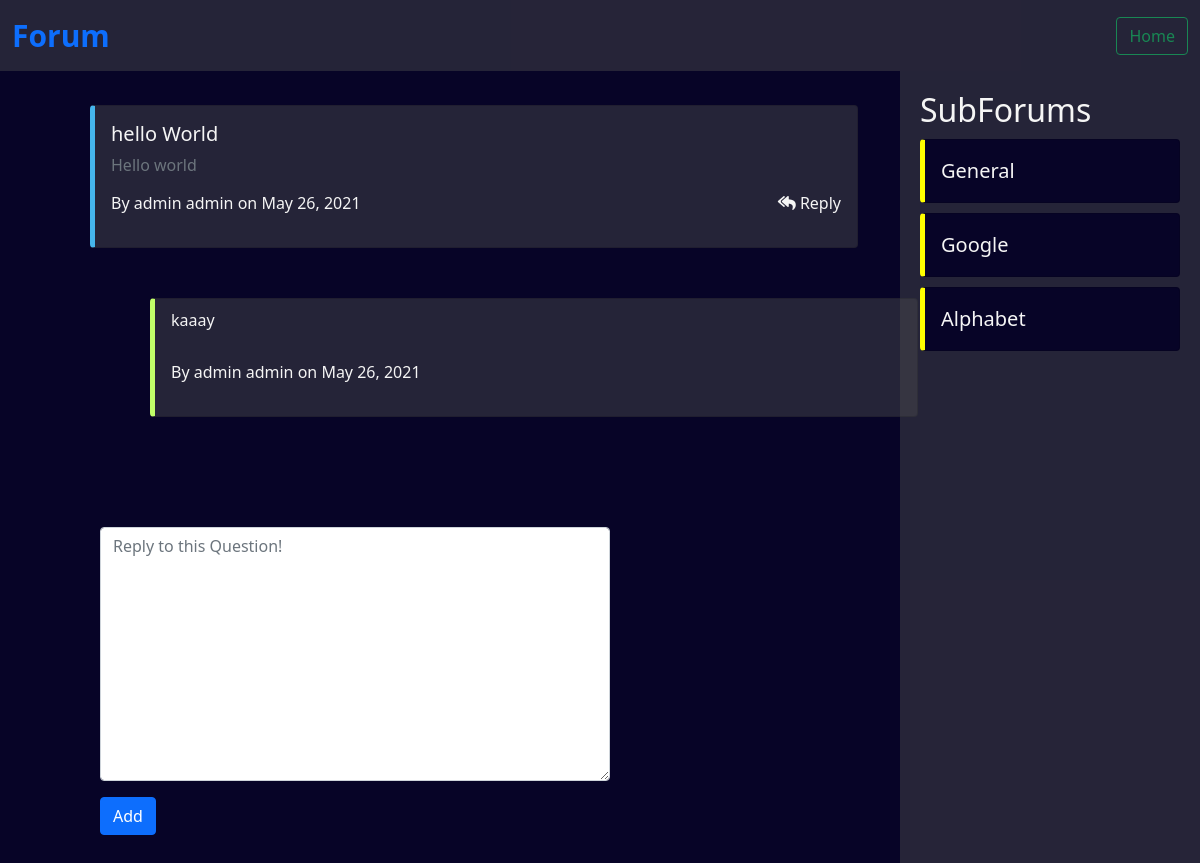
Screenshot of /forum/detail/17 (signed in) with the database file from the repository.
### company/models.py (models this page shows, shortened)
class CompanyProfile(models.Model):
    user=models.OneToOneField(get_user_model(),on_delete=models.CASCADE)
    company_name=models.CharField(max_length=70)
    preview=models.TextField()
    about=models.TextField()
    website=models.URLField(max_length=250)
    service_provided=models.CharField(max_length=250)
    address=models.TextField()
    headquaters=models.CharField(max_length=250)
    type_of_company=models.CharField(choices=type_list,max_length=50)
    founded_on=models.CharField(max_length=4)
    speciality=models.TextField()
    def __str__(self):
        return self.company_name

### forum/models.py (models this page shows, shortened)
class Query(models.Model):
    user = models.ForeignKey(get_user_model(), on_delete=models.CASCADE)
    title = models.CharField(max_length=250)
    body = RichTextField()
    sub_forum = models.CharField(max_length=250)
    date_posted = models.DateField(default=timezone.now)
    def __str__(self):
        return str(self.title)+" by " + str(self.user)

class Reply(models.Model):
    user = models.ForeignKey(get_user_model(), on_delete=models.CASCADE)
    question = models.ForeignKey(Query, on_delete=models.CASCADE)
    body = RichTextField()
    date_posted = models.DateField(default=timezone.now)

### account/models.py (models this page shows)
class CustomUser(AbstractBaseUser, PermissionsMixin):
    email = models.EmailField(_('email address'), unique=True)
    first_name=models.CharField(max_length=50)
    last_name=models.CharField(max_length=50)
    user_type=models.CharField(max_length=100,choices=choice_list,default='student')
    is_staff = models.BooleanField(default=False)
    is_active = models.BooleanField(default=True)
    date_joined = models.DateTimeField(default=timezone.now)
    USERNAME_FIELD = 'email'
    REQUIRED_FIELDS = []
    objects = CustomUserManager()
    def __str__(self):
        return self.email

### forum/views.py (the view)
# urls.py: path('detail/<int:pk>',QueryDetailView,name="detail-query"),
def QueryDetailView(request,pk):
    query=Query.objects.get(id=pk)
    cp=CompanyProfile.objects.all()
    replies=Reply.objects.filter(question=query)
    if request.user.user_type== "company":
        all_queries=Query.objects.filter(sub_forum=request.user.companyprofile)
    else:
        all_queries=False
    print(all_queries)
    if request.method == 'POST':
        form=ReplyForm(request.POST)
        body=request.POST['body']
        r=Reply(user=request.user,question=query,body=body)
        form=ReplyForm()
        r.save()
        return redirect("detail-query",pk)
    else:
        form=ReplyForm()
    context={
        'query':query,
        'replies':replies,
        'form':form,
        'cp':cp,
        'all_queries':all_queries,
    }
    return render(request,'forum/detail_query.html',context)

### forum/forms.py
class ReplyForm(forms.Form):
    user = forms.CharField(widget=forms.TextInput(attrs={
                           'value': ' ', 'id': 'user-box-forum', 'class': 'form-control', 'type': 'hidden'}))
    question = forms.CharField(widget=forms.TextInput(
        attrs={'value': ' ', 'id': 'q-box-forum', 'class': 'form-control', 'type': 'hidden'}))
    body = forms.CharField(label='', widget=forms.Textarea(
        attrs={'placeholder': 'Reply to this Question!', 'class': 'form-control'}))

### forum/templates/forum/detail_query.html (shortened to what this page needs)
{% extends 'forum/basic.html' %}
{%block sidebar%}
    {%if request.user.user_type == "company" %}
        {% for c in all_queries %}
        <div class="card" style="margin :10px 20px;background-color: #070427;border-left: solid yellow 5px">
        <div class="card-body">
            <a href="{% url 'detail-query' c.id %}" style="text-decoration: none;color:whitesmoke;font-size:20px" >{{c.title}}</a>
        </div>
        </div>
        {%endfor%}
    {%else%}
    {% for c in cp%}
    <div class="card" style="margin :10px 20px;background-color: #070427;border-left: solid yellow 5px">
    <div class="card-body">
        <a href="{% url 'sub-forum' c %}" style="text-decoration: none;color:whitesmoke;font-size:20px" >{{c}}</a>
    </div>
    </div>
    {%endfor%}
    {%endif%}
{%endblock%}
{%block display%}
    {%if request.user.is_authenticated  %}
    <div style="padding: 100px 10px 10px 10px">
        <div style="color: whitesmoke;margin:5px 0px 10px 80px;overflow-y:auto;">
            <div class="card" style="width: 48rem;background-color:rgba(74, 75, 78, 0.46);border-left: solid rgb(69, 181, 236) 5px">
                <div class="card-body">
                    <div style="display: inline-block;width:730px">
                        <h5 class="card-title" style="float:left"><a href="#" style="text-decoration:none;color:whitesmoke">{{query.title}}</a></h5>
                    </div>
                <h6 class="card-subtitle mb-2 text-muted">{{query.body|safe}}</h6>
                <div style="display: inline-body;">
                    <p style="font-weight: lighter;float:left;">By {{query.user.first_name}} {{query.user.last_name}} on {{query.date_posted}}</p>
                    <a href="#reply-form" style="float: right;text-decoration:none;color:whitesmoke"><i class="fas fa-reply-all" ></i>  Reply</a>
                </div>
                </div>
            </div>
        </div>
    </div>
    <div style="padding: 10px 150px;">
        {% for r in replies %}
        <div class="card" style="width: 48rem;background-color:rgba(74, 75, 78, 0.46);border-left: solid rgb(192, 255, 104) 5px;margin-top:20px">
            <div class="card-body">
                <div style="display: inline-block;">
                    <div style="float: left;">
                        <h6 class="card-subtitle " style="color: whitesmoke;width:40rem">{{r.body|safe}}</h6><br>
                    </div>
                </div>
            <p style="font-weight: lighter;color:whitesmoke">By {{r.user.first_name}} {{r.user.last_name}} on {{r.date_posted}}</p>
            </div>
        </div>
        {%endfor%}
    </div>
    <div style="padding: 100px 590px 100px 100px;" id="reply-form">
        <div class="form-group" style="color: whitesmoke;">
            <form method="POST">
                {{ form.as_p }}
                <button class="btn btn-primary" >Add</button>
            </form>
        </div>
    {%else%}
    <div style="padding: 100px; font-size:larger;" >
        <h2>This Page Isnt Available</h2>
        <p>The requested URL was not found on the server. If you entered the URL manually please check your spelling and try again.</p>
    </div>
    {%endif%}
{%endblock%}

### rows the page displays
CompanyProfile: company_name "Google"
CompanyProfile: company_name "Alphabet"
Query: title "hello World", body "Hello world", user.first_name "admin", user.last_name "admin", date_posted "May 26, 2021"
Reply: body "kaaay", user.first_name "admin", user.last_name "admin", date_posted "May 26, 2021"
